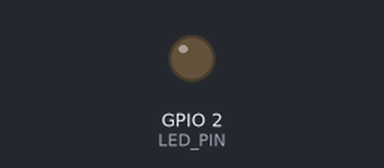
Bench run of a sketch on a simulated ESP32. Parts: output pins drawn as LEDs (lit = HIGH). WiFi joins after 1.5 s; servers stay silent unless stated; what the sketch prints to the serial monitor is not drawn.

Above: at 4.5 s.
At 51.15 s:
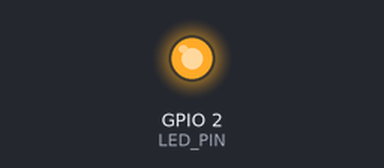
Timing chart, 0 to 56.1 s (numbered marks = the images above):
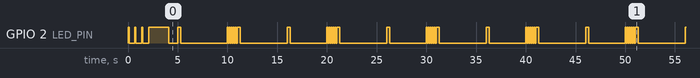

The sketch:

MasterController.ino
```cpp
#include <WiFi.h>
#include <WiFiUdp.h>
#include <ArduinoOTA.h>
#include "config_master.h"

/************************************************************
   MASTER CODE (Scalable for 10+ Drones)

   🔴 Wi-Fi Connecting → Fast Blinking (100ms)
   🟢 Wi-Fi Connected → Solid ON for 2 sec
   🔵 Sending `FindDrones` → Quick Blink (300ms)
   🟡 New Drone Discovered → 2 Quick Blinks (200ms)
   ⚪ Polling Drone → Solid ON for 500ms
   🌟 Identifying Master → 5 Fast Blinks (100ms) every 10 sec
************************************************************/

struct DroneInfo {
  IPAddress ip;
  int droneID;
  bool active;
};

DroneInfo droneList[MAX_DRONES];
int discoveredCount = 0;
int currentDroneIndex = 0;

unsigned long lastPollTime = 0;
unsigned long lastDiscoveryTime = 0;
unsigned long lastStrobeTime = 0;

WiFiUDP udp;

/**
 * Function to blink the LED
 */
void blinkLED(int times, int delayMs) {
  for (int i = 0; i < times; i++) {
    digitalWrite(LED_PIN, HIGH);
    delay(delayMs);
    digitalWrite(LED_PIN, LOW);
    delay(delayMs);
  }
}

/**
 * Function to connect to Wi-Fi
 */
void setupWiFi() {
  Serial.println("[MASTER] Connecting to Wi-Fi...");
  WiFi.mode(WIFI_STA);
  WiFi.begin(WIFI_SSID, WIFI_PASSWORD);
  while (WiFi.status() != WL_CONNECTED) {
    blinkLED(1, 100);
    delay(500);
    Serial.print(".");
  }
  Serial.println();
  Serial.println("[MASTER] Wi-Fi connected!");
  Serial.print("[MASTER] IP address: ");
  Serial.println(WiFi.localIP());
  digitalWrite(LED_PIN, HIGH);
  delay(2000);
  digitalWrite(LED_PIN, LOW);
}

/**
 * Function to setup OTA
 */
void setupOTA() {
  ArduinoOTA.setHostname("ESP32-Master");
  ArduinoOTA.onStart([]() {
    Serial.println("[MASTER] OTA Start");
  });
  ArduinoOTA.onEnd([]() {
    Serial.println("\n[MASTER] OTA End");
  });
  ArduinoOTA.onProgress([](unsigned int progress, unsigned int total) {
    Serial.printf("[MASTER] OTA Progress: %u%%\r", (progress * 100) / total);
  });
  ArduinoOTA.onError([](ota_error_t error) {
    Serial.printf("[MASTER] OTA Error[%u]\n", error);
  });
  ArduinoOTA.begin();
}

/**
 * Function to setup UDP communication
 */
void setupUDP() {
  udp.begin(UDP_PORT);
  Serial.printf("[MASTER] Listening on port %d\n", UDP_PORT);
}

/**
 * Add a discovered drone to the list
 */
void addDrone(IPAddress newIP, int newID) {
  for (int i = 0; i < discoveredCount; i++) {
    if (droneList[i].droneID == newID) {
      droneList[i].ip = newIP;
      droneList[i].active = true;
      return;
    }
  }
  if (discoveredCount < MAX_DRONES) {
    droneList[discoveredCount].ip = newIP;
    droneList[discoveredCount].droneID = newID;
    droneList[discoveredCount].active = true;
    discoveredCount++;
    Serial.printf("[MASTER] Discovered Drone ID=%d at IP=%s\n", newID, newIP.toString().c_str());
    blinkLED(2, 200);
  }
}

/**
 * Function to send broadcast discovery request
 */
void sendDiscoveryRequest() {
  const char* discoveryMsg = "FindDrones";
  udp.beginPacket(IPAddress(255,255,255,255), UDP_PORT);
  udp.write((uint8_t*)discoveryMsg, strlen(discoveryMsg));
  udp.endPacket();
  Serial.println("[MASTER] Broadcast => FindDrones");
  blinkLED(1, 300);
}

/**
 * Function to poll a discovered drone
 */
void pollCurrentDrone() {
  if (discoveredCount == 0) return;

  currentDroneIndex = (currentDroneIndex + 1) % discoveredCount;
  if (!droneList[currentDroneIndex].active) return;

  char requestMsg[32];
  snprintf(requestMsg, sizeof(requestMsg), "ReportStatus,%d", droneList[currentDroneIndex].droneID);
  udp.beginPacket(droneList[currentDroneIndex].ip, UDP_PORT);
  udp.write((uint8_t*)requestMsg, strlen(requestMsg));
  udp.endPacket();
  Serial.printf("[MASTER] Requested data from Drone ID=%d at IP=%s\n",
                droneList[currentDroneIndex].droneID,
                droneList[currentDroneIndex].ip.toString().c_str());

  digitalWrite(LED_PIN, HIGH);
  delay(500);
  digitalWrite(LED_PIN, LOW);
}

void setup() {
  Serial.begin(115200);
  Serial.println("[DEBUG] Booting...");

  pinMode(LED_PIN, OUTPUT);
  setupWiFi();
  setupOTA();
  setupUDP();

  Serial.println("[DEBUG] Setup Complete!");
}

/**
 * Main loop function
 */
void loop() {
  ArduinoOTA.handle();

  int packetSize = udp.parsePacket();
  if (packetSize) {
    char incomingBuffer[256];
    int len = udp.read(incomingBuffer, sizeof(incomingBuffer) - 1);
    if (len > 0) incomingBuffer[len] = '\0';

    int droneID;
    if (sscanf(incomingBuffer, "IAmDrone,%d", &droneID) == 1) {
      addDrone(udp.remoteIP(), droneID);
      Serial.printf("[MASTER] Received IAmDrone from Drone ID=%d at %s\n",
                    droneID, udp.remoteIP().toString().c_str());
    }
    else {
      Serial.printf("[MASTER] Received Unrecognized Packet: %s\n", incomingBuffer);
    }
  }

  unsigned long now = millis();
  if (now - lastDiscoveryTime > DISCOVERY_INTERVAL) {
    lastDiscoveryTime = now;
    sendDiscoveryRequest();
  }
  if (now - lastPollTime > POLL_INTERVAL) {
    lastPollTime = now;
    pollCurrentDrone();
  }
  if (now - lastStrobeTime > MASTER_STROBE_INTERVAL) {
    lastStrobeTime = now;
    blinkLED(5, 100);
  }
}
```

config_master.h
```cpp
#ifndef CONFIG_MASTER_H
#define CONFIG_MASTER_H

const char* WIFI_SSID = "MRP";
const char* WIFI_PASSWORD = "sebigradea";

const unsigned int UDP_PORT = 4210;
const int LED_PIN = 2;

const unsigned long DISCOVERY_INTERVAL = 5000;
const unsigned long POLL_INTERVAL = 2000;
const unsigned long MASTER_STROBE_INTERVAL = 10000;
const int MAX_DRONES = 10;

#endif
```

Measured:
- by itself, GPIO 2 (LED_PIN): HIGH → LOW at 0.10 s, → HIGH 0.60 s later, → LOW 0.10 s later, → HIGH 0.60 s later, … (177 changes in this stretch)
- by itself, everything shown: repeats every 40.0 s, in 32 steps
